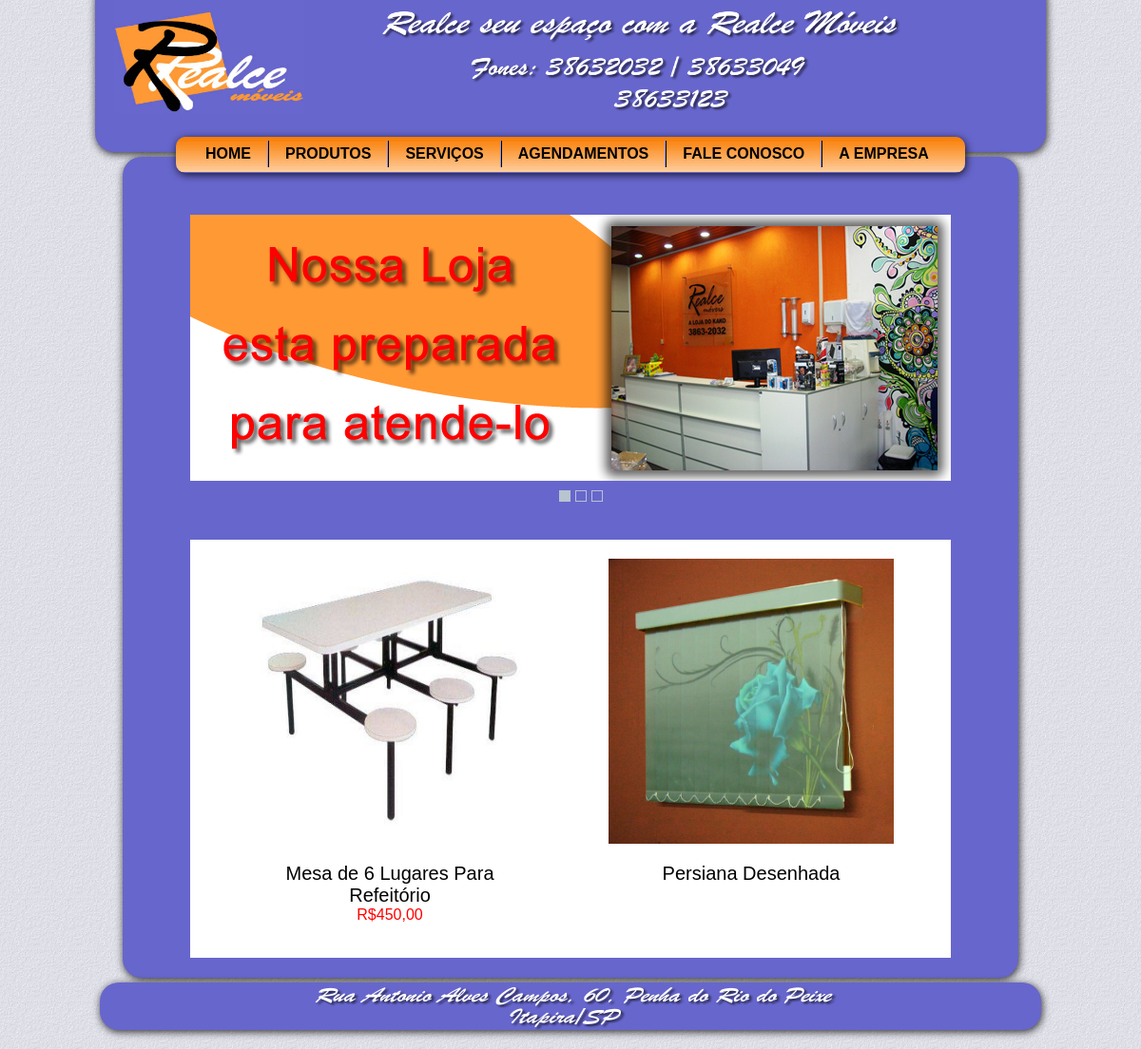
The page / on the database its author committed.
### tables this page shows
CREATE TABLE IF NOT EXISTS `produtos` (
  `id` int(11) NOT NULL AUTO_INCREMENT,
  `comentario` text NOT NULL,
  `valor` varchar(150) NOT NULL,
  PRIMARY KEY (`id`)
);

CREATE TABLE IF NOT EXISTS `servicos` (
  `id` int(11) NOT NULL AUTO_INCREMENT,
  `comentario` text NOT NULL,
  PRIMARY KEY (`id`)
);

### home.php (the view, shortened to what this page needs)
<div id="coin-slider">
</div>
<div id="agend" style="width:760px; min-height:400px;">
	<div id="produtos" style="float:left; width:300px; height:400px; margin-left:40px;">
		<?php
			$conn 	= new Conexao();
			$consulta = $conn->prepare("select * from produtos order by rand() limit 1");
			$consulta->execute();
			$item = $consulta->fetch(PDO::FETCH_OBJ)
		?>
		<img style="display:block; width:300px; height:300px;" src="adm/imagens/uploadsprodutos/<?=$item->id?>.jpg" />
		<span style="display:block; width:300px; height:200; text-align:center; font-size:20px; margin-top:20px;"><?=$item->comentario?></span>
		<span style="display:block; width:154px; height:20px; text-align:center; color:red;">R$<?=$item->valor?></span>
	</div>
	<div id="servicos" style="float:right; width:300px; height:400px; margin-right:40px;">
		<?php
			$conn 	= new Conexao();
			$consulta = $conn->prepare("select * from servicos order by rand() limit 1");
			$consulta->execute();
			$item = $consulta->fetch(PDO::FETCH_OBJ)
		?>
		<img style="display:block; width:300px; height:300px;" src="adm/imagens/uploadsservicos/<?=$item->id?>.jpg" />
		<span style="display:block; width:300px; text-align:center; font-size:20px; margin-top:20px;"><?=$item->comentario?></span>
	</div>
</div>

### estilos/css.css (style rules this page uses)
* { margin: 0 auto; padding: 0; text-decoration: none; list-style: none; font-family: Arial, Verdana, sans-serif; border: none; }
body { behavior:url(estilos/PIE/PIE.htc); background-image: url(../imagens/fundo.png); background-repeat: no repeat; background-size:100% 100%; }
#agend { width: 800px; min-height: 570px; padding: 20px; background-color: #fff; margin-top: 30px; }
#coin-slider { margin-top: 40px; }

### rows shown on the page
produtos: comentario "Mesa de 6 Lugares Para Refeitório", valor "450,00"
servicos: comentario "Persiana Desenhada"
